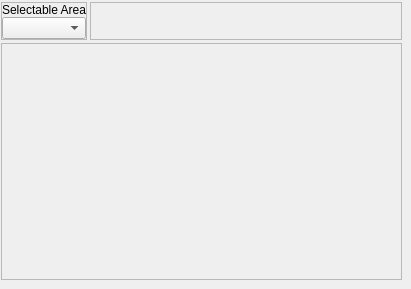
        <widget class="QWidget" name="wCurrentHighlightedArea">
         <widget class="QFrame" name="frame_50">
          <property name="geometry">
           <rect>
            <x>1</x>
            <y>43</y>
            <width>401</width>
            <height>237</height>
           </rect>
          </property>
          <property name="frameShape">
           <enum>QFrame::StyledPanel</enum>
          </property>
          <property name="frameShadow">
           <enum>QFrame::Raised</enum>
          </property>
         </widget>
         <widget class="QWidget" name="widget_66" native="true">
          <property name="geometry">
           <rect>
            <x>1</x>
            <y>2</y>
            <width>401</width>
            <height>38</height>
           </rect>
          </property>
          <property name="sizePolicy">
           <sizepolicy hsizetype="Preferred" vsizetype="Fixed">
            <horstretch>0</horstretch>
            <verstretch>0</verstretch>
           </sizepolicy>
          </property>
          <layout class="QHBoxLayout" name="horizontalLayout_64">
           <property name="spacing">
            <number>3</number>
           </property>
           <property name="margin">
            <number>0</number>
           </property>
           <item>
            <widget class="QFrame" name="frame_51">
             <property name="sizePolicy">
              <sizepolicy hsizetype="Fixed" vsizetype="Preferred">
               <horstretch>0</horstretch>
               <verstretch>0</verstretch>
              </sizepolicy>
             </property>
             <property name="frameShape">
              <enum>QFrame::StyledPanel</enum>
             </property>
             <property name="frameShadow">
              <enum>QFrame::Raised</enum>
             </property>
             <layout class="QVBoxLayout" name="verticalLayout_77">
              <property name="spacing">
               <number>0</number>
              </property>
              <property name="margin">
               <number>0</number>
              </property>
              <item>
               <widget class="QLabel" name="label_29">
                <property name="sizePolicy">
                 <sizepolicy hsizetype="Preferred" vsizetype="Fixed">
                  <horstretch>0</horstretch>
                  <verstretch>0</verstretch>
                 </sizepolicy>
                </property>
                <property name="text">
                 <string>Selectable Area</string>
                </property>
                <property name="alignment">
                 <set>Qt::AlignCenter</set>
                </property>
               </widget>
              </item>
              <item>
               <widget class="QWidget" name="widget_67" native="true">
                <layout class="QHBoxLayout" name="horizontalLayout_65">
                 <property name="spacing">
                  <number>0</number>
                 </property>
                 <property name="margin">
                  <number>0</number>
                 </property>
                 <item>
                  <widget class="QComboBox" name="highlighted_cboxMenuObject"/>
                 </item>
                </layout>
               </widget>
              </item>
             </layout>
            </widget>
           </item>
           <item>
            <widget class="QFrame" name="frame_52">
             <property name="frameShape">
              <enum>QFrame::StyledPanel</enum>
             </property>
             <property name="frameShadow">
              <enum>QFrame::Raised</enum>
             </property>
            </widget>
           </item>
          </layout>
         </widget>
        </widget>
